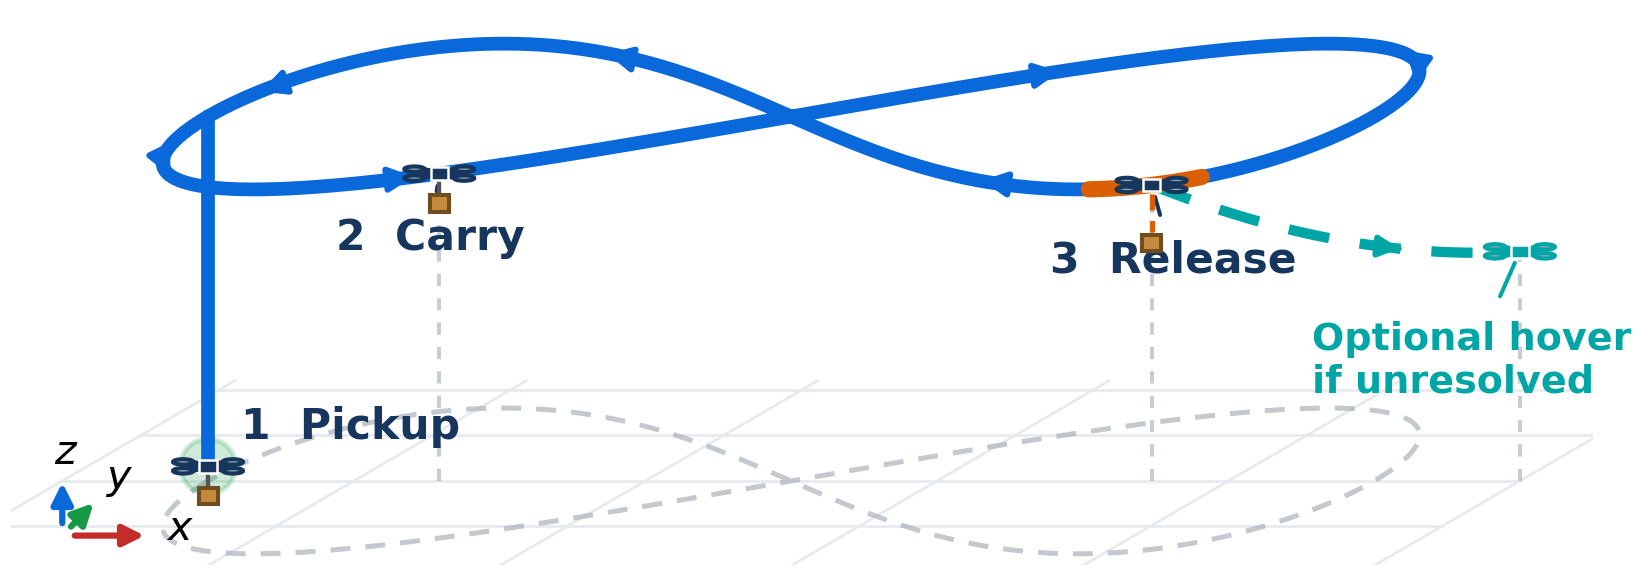

Reproduce this figure in Python.
#!/usr/bin/env python3
"""Draw a clear vector 3-D mission schematic for one IEEE column."""

from pathlib import Path

import matplotlib.pyplot as plt
import numpy as np
from matplotlib.patches import Circle, Ellipse, FancyArrowPatch, Rectangle


HERE = Path(__file__).resolve().parent
BLUE = "#0969da"
ORANGE = "#d95f02"
TEAL = "#00a6a6"
GREEN = "#159947"
NAVY = "#17365d"
GRAY = "#aab2ba"


def world_track(t, z=5.0):
    """A horizontal figure eight in world coordinates."""
    return 8.0 * np.sin(t), 4.0 * np.sin(2.0 * t), np.full_like(t, z)


def project(x, y, z):
    """Oblique projection chosen for a legible one-column figure."""
    return np.asarray(x) + 0.43 * np.asarray(y), np.asarray(z) + 0.25 * np.asarray(y)


def point(t, z=5.0):
    x, y, zz = world_track(np.asarray([t]), z)
    u, v = project(x, y, zz)
    return float(u[0]), float(v[0])


def drone(ax, xy, payload=False, color=NAVY, scale=0.34, zorder=8):
    """Small vector quadrotor glyph that remains sharp in the PDF."""
    u, v = xy
    ax.plot([u - scale, u + scale], [v - 0.18 * scale, v + 0.18 * scale],
            color=color, lw=1.15, zorder=zorder)
    ax.plot([u - scale, u + scale], [v + 0.18 * scale, v - 0.18 * scale],
            color=color, lw=1.15, zorder=zorder)
    for du, dv in ((-scale, -0.18 * scale), (scale, 0.18 * scale),
                   (-scale, 0.18 * scale), (scale, -0.18 * scale)):
        ax.add_patch(Ellipse((u + du, v + dv), 0.28, 0.075,
                             facecolor="#8fa4b5", edgecolor=color,
                             lw=0.65, zorder=zorder + 1))
    ax.add_patch(Rectangle((u - 0.12, v - 0.085), 0.24, 0.17,
                           facecolor=color, edgecolor="white", lw=0.4,
                           zorder=zorder + 2))
    if payload:
        ax.plot([u, u], [v - 0.10, v - 0.29], color="#555", lw=0.7,
                zorder=zorder)
        ax.add_patch(Rectangle((u - 0.13, v - 0.52), 0.26, 0.22,
                               facecolor="#c58b3c", edgecolor="#704d1f",
                               lw=0.65, zorder=zorder + 1))


def arrow_on_track(ax, t0, color=BLUE):
    a = point(t0)
    b = point(t0 + 0.15)
    ax.add_patch(FancyArrowPatch(a, b, arrowstyle="-|>", mutation_scale=8,
                                 lw=1.0, color=color, zorder=7))


def main():
    plt.rcParams.update({
        "font.family": "sans-serif",
        "font.sans-serif": ["DejaVu Sans", "Arial"],
        "font.size": 7.0,
        "pdf.fonttype": 42,
        "ps.fonttype": 42,
    })

    fig, ax = plt.subplots(figsize=(3.55, 2.25))

    # Sparse projected floor grid gives the height cues without visual clutter.
    for gx in np.linspace(-10, 10, 6):
        u, v = project([gx, gx], [-5.5, 5.5], [0, 0])
        ax.plot(u, v, color="#e7ebef", lw=0.45, zorder=0)
    for gy in np.linspace(-5, 5, 5):
        u, v = project([-10, 10], [gy, gy], [0, 0])
        ax.plot(u, v, color="#e7ebef", lw=0.45, zorder=0)

    t = np.linspace(-np.pi / 2, 3 * np.pi / 2, 700)
    x, y, z = world_track(t)
    u, v = project(x, y, z)
    ug, vg = project(x, y, np.zeros_like(z))
    ax.plot(ug, vg, color=GRAY, lw=0.8, ls=(0, (4, 3)), alpha=0.7, zorder=1)
    ax.plot(u, v, color=BLUE, lw=2.2, solid_capstyle="round", zorder=5)

    # Pickup and vertical climb join the nominal loop at its leftmost point.
    pickup = project(-8.0, 0.0, 0.20)
    join = point(-np.pi / 2)
    ax.plot([pickup[0], join[0]], [pickup[1], join[1]], color=BLUE,
            lw=2.2, solid_capstyle="round", zorder=5)
    ax.add_patch(Circle(pickup, 0.38, facecolor=GREEN, edgecolor=GREEN,
                        lw=0.8, alpha=0.20, zorder=2))

    carry_t = -0.45
    release_t = 2.18
    carry = point(carry_t)
    release = point(release_t)

    # Release is a highlighted portion of the uninterrupted nominal loop.
    ts = np.linspace(release_t - 0.12, release_t + 0.15, 55)
    xs, ys, zs = world_track(ts)
    us, vs = project(xs, ys, zs)
    ax.plot(us, vs, color=ORANGE, lw=2.6, solid_capstyle="round", zorder=6)

    # Optional recovery branches away from the loop; it is dashed throughout.
    hover = (10.0, 3.15)
    q = np.linspace(0.0, 1.0, 100)
    control = np.array([7.6, 3.00])
    start = np.array(release)
    end = np.array(hover)
    branch = ((1 - q) ** 2)[None, :] * start[:, None]
    branch += (2 * (1 - q) * q)[None, :] * control[:, None]
    branch += (q ** 2)[None, :] * end[:, None]
    ax.plot(branch[0], branch[1], color=TEAL, lw=1.65,
            ls=(0, (4, 3)), zorder=4)

    # Height guides and four mission snapshots.
    for xy in (carry, release, hover):
        ax.plot([xy[0], xy[0]], [project(xy[0], 0, 0)[1], xy[1]],
                color=GRAY, lw=0.65, ls=(0, (3, 3)), alpha=0.65, zorder=2)
    drone(ax, pickup, payload=True)
    drone(ax, carry, payload=True)
    drone(ax, release, payload=False)
    drone(ax, hover, payload=False, color=TEAL)

    # Released parcel.
    ax.plot([release[0], release[0]], [release[1] - 0.12, release[1] - 0.65],
            color=ORANGE, lw=0.85, ls=(0, (3, 2)), zorder=4)
    ax.add_patch(Rectangle((release[0] - 0.13, release[1] - 0.91), 0.26, 0.22,
                           facecolor="#c58b3c", edgecolor="#704d1f",
                           lw=0.65, zorder=6))

    # Direction arrows show that the blue trajectory continues after release.
    for ta in (-1.25, -0.62, 0.20, 1.18, 2.48, 3.55, 4.42):
        arrow_on_track(ax, ta)
    j = 62
    ax.add_patch(FancyArrowPatch(branch[:, j], branch[:, j + 7],
                                 arrowstyle="-|>", mutation_scale=7,
                                 lw=0.9, color=TEAL, zorder=6))

    # Few, large labels are more legible than the raster labels in the old image.
    ax.annotate("1  Pickup", pickup, xytext=(-7.55, 0.58), textcoords="data",
                color=NAVY, weight="bold", fontsize=6.8,
                arrowprops=dict(arrowstyle="-", color=NAVY, lw=0.65))
    ax.annotate("2  Carry", carry, xytext=(-6.25, 3.18), textcoords="data",
                color=NAVY, weight="bold", fontsize=6.8,
                arrowprops=dict(arrowstyle="-", color=NAVY, lw=0.65))
    ax.annotate("3  Release", release, xytext=(3.55, 2.86), textcoords="data",
                color=NAVY, weight="bold", fontsize=6.8,
                arrowprops=dict(arrowstyle="-", color=NAVY, lw=0.65))
    ax.annotate("Optional hover\nif unresolved", hover,
                xytext=(7.15, 1.22), textcoords="data", ha="left",
                color=TEAL, weight="bold", fontsize=6.1,
                arrowprops=dict(arrowstyle="-", color=TEAL, lw=0.65))

    # Compact oblique coordinate triad.
    origin = (-10.0, -0.75)
    ax.annotate("", xy=(-8.7, -0.75), xytext=origin,
                arrowprops=dict(arrowstyle="-|>", color="#c52b29", lw=1.0))
    ax.annotate("", xy=(-9.45, -0.18), xytext=origin,
                arrowprops=dict(arrowstyle="-|>", color=GREEN, lw=1.0))
    ax.annotate("", xy=(-10.0, 0.15), xytext=origin,
                arrowprops=dict(arrowstyle="-|>", color=BLUE, lw=1.0))
    ax.text(-8.58, -0.81, "$x$", fontsize=6.6)
    ax.text(-9.42, -0.10, "$y$", fontsize=6.6)
    ax.text(-10.12, 0.24, "$z$", fontsize=6.6)

    ax.set_xlim(-10.7, 11.0)
    ax.set_ylim(-1.15, 6.45)
    ax.set_aspect("equal", adjustable="box")
    ax.axis("off")
    fig.subplots_adjust(left=0.005, right=0.995, bottom=0.015, top=0.995)
    fig.savefig(HERE / "fig_track_3d_vector.pdf", bbox_inches="tight", pad_inches=0.025)
    fig.savefig(HERE / "fig_track_3d_vector.png", dpi=450,
                bbox_inches="tight", pad_inches=0.025)


if __name__ == "__main__":
    main()
